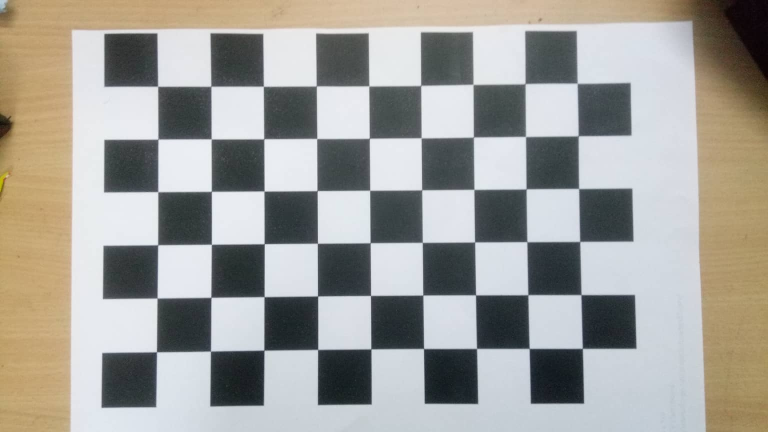
#> input picture Assignment1_Data/im2.jpg, 1536 x 864 px, given in place of IMG_5455.JPG, which was not available (shown at 1/2 size)
$ jupyter execute --allow-errors Camera_Calibration.ipynb   (shell and % lines are left out)   (text cells are left out)
#> lines starting #> are read from the running program, lines starting #| are printed output that depends on the picture; pictures that were not available may be replaced by others from this repository, and a replacement may not be noted
[cell 1]
# Import libraries
import numpy as np
import matplotlib.pyplot as plt
import matplotlib.image as mpimg
import cv2
import random

[cell 2]
im = mpimg.imread('./Assignment1_Data/IMG_5455.JPG')
#> im is the input picture: shape (864, 1536, 3); mean R, G, B 161.2, 159.7, 154.2
plt.imshow(im)

plt.show()

image_points  = [[140,285],[908,338],[1655,391],[2450,431],[3223,465],[4070,535],
               [4945,552],[200,1045],[941,1112],[1682,1159],[2456,1232],[3243,1265],
               [4064,1326],[4878,1392],[661,2100],[1435,2166],[2222,2233],[3043,2306],
               [3877,2380],[4744,2460],[334,2400],[1148,2460],[1995,2547],[2849,2627],
               [3737,2713],[4658,2794],[834,2807],[1722,2907],[2629,2987],[3570,3080],
               [4551,3167],[474,3214],[1408,3314],[2389,3401],[3377,3488],[4437,3614]]
image_points = np.array(image_points)
points = image_points.shape[0]

[cell 3]
im1 = mpimg.imread('./Assignment1_Data/IMG_5455.JPG')
plt.imshow(im1)

plt.plot(image_points[0,0],image_points[0,1],'ro')
plt.show()
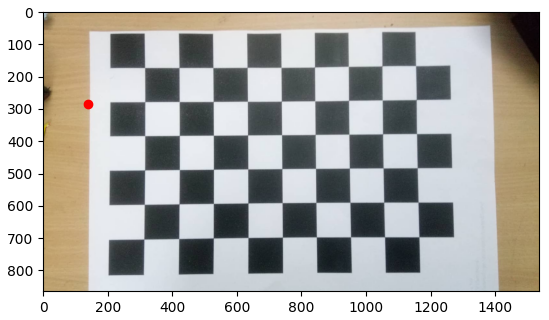
#> figure drawn by matplotlib, 1 panel

#> (the rest of this cell did not finish here and is left out)

[cell 4]
def dlt(world,image):
    pt = world.shape[0]
    mat =  np.zeros((2*pt,12))
    for i in range(pt):
        # even positions
        mat[i*2][:3] = -world[i][:]
        mat[i*2][3] = -1
        mat[i*2][8:11] = image[i][0]*world[i][:]
        mat[i*2][11] = image[i][0]


        # odd positions
        mat[i*2+1][4:7] = -world[i][:]
        mat[i*2+1][7] = -1
        mat[i*2+1][8:11] = image[i][1]*world[i][:]
        mat[i*2+1][11] = image[i][1]

    # Use last row for projection matrix
    U, D, V = np.linalg.svd(mat)
    proj = V[11]
    proj = np.reshape(proj,(3,4))
    proj = proj/proj[2][3]
    return proj

#> (a cell that did not finish here is left out)

[cell 6]
def camera_mat(pr):
    x1 = pr[:,:3]
    print(x1.shape)
    x2 = pr[:,3]
    T = -np.matmul(np.linalg.inv(x1),x2)

    x1 = np.linalg.inv(x1)
    R,K = np.linalg.qr(x1)
    R = np.linalg.inv(R)
    K = np.linalg.inv(K)
    K = K/K[2,2]
    return K,R,T

#> (a cell that did not finish here is left out)

[cell 8]
# generates points using Projection matrix
def reproduce(proj,world):
    pts = world.shape[0]
    World = np.ones((pts,4))
    World[:,:3] = world[:,:]

    f_points = np.zeros((pts,3))
    for i in range(pts):
        f_points[i,:] = np.matmul(proj,World[i,:].T)
        f_points[i,:] /=  f_points[i,2]
    f_points = np.int_(f_points[:,:2])
    return f_points

#> (a cell that did not finish here is left out)

[cell 10]
# calculates error and finds outliers using manhattan distance
def dist(a,b):
    return np.abs(a[0]-b[0]) + np.abs(a[1]-b[1])

def error(proj, world, image):
    theta = 1.5
    pts = image.shape[0]
    W = np.ones((pts,4))
    W[:,:3] = world[:,:]
    count = 0
    for i in range(pts):
        ppoints = np.matmul(proj,W[i,:].T)
        ppoints /= ppoints[2]
        if dist(ppoints[:2],image[i]) < theta:
            count += 1
    return count

[cell 11]
def ransac(image, world):
    N = 100
    pts = image.shape[0]
    image_pts = np.zeros((pts-6,2))
    world_pts = np.zeros((pts-6,3))
    proj_imps = np.zeros((6,2))
    proj_wrps = np.zeros((6,3))
    best_proj = []
    inliers_max = 0
    for i in range(N):
        rand_pt  = random.sample(range(pts),6)
        # print(rand_pt)
        p = 0
        q = 0
        for j in range(pts):
            if j in rand_pt:
                proj_imps[q,:] = image[j,:]
                proj_wrps[q,:] = world[j,:]
                q += 1
            else:
                image_pts[p,:] = image[j,:]
                world_pts[p,:] = world[j,:]
                p += 1
        if(((np.sum(proj_wrps,axis=1))[1] == 0) or ((np.sum(proj_wrps,axis=1))[2] == 0)): continue
        proj = dlt(proj_wrps,proj_imps)
        inliers = error(proj, world_pts, image_pts)

        if (inliers_max < inliers):
            best_proj = proj
            inliers_max = inliers
            print("Iner : " + str(i) + " , Max Inliers : " + str(inliers_max))
    return best_proj

#> (a cell that did not finish here is left out)

[cell 13]
plt.title("Image Points")
plt.imshow(im)
plt.plot(image_points[:,0],image_points[:,1],'go')
plt.show()
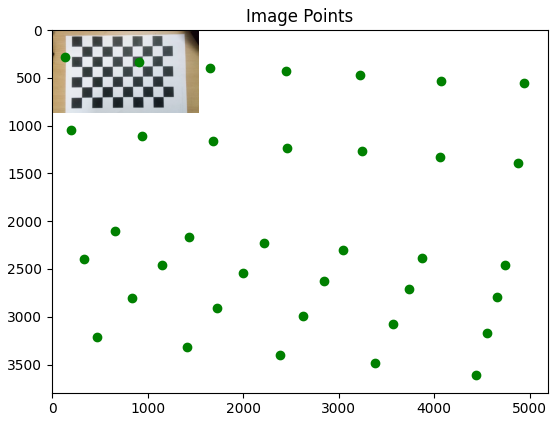
#> figure drawn by matplotlib, 1 panel

plt.title("Generated RANSAC Points")
plt.imshow(im)
#> (the rest of this cell did not finish here and is left out)

#> (a cell that did not finish here is left out)

[cell 15]
arx = [7, 7, 6, 6, 5, 5]
v = 0
plt.imshow(im)
#> (the rest of this cell did not finish here and is left out)

[cell 16]
def imageImport(inipath,number,ext):
    images = []
    for i in range(number[0]):
        c = cv2.imread(inipath + str(number[1]+i) + ext)
        images.append(c)
    return images

[cell 17]
def findCorners(path,shape):
#> called with path = './Assignment1_Data/IMG_5456.JPG'
    chess = cv2.imread(path)
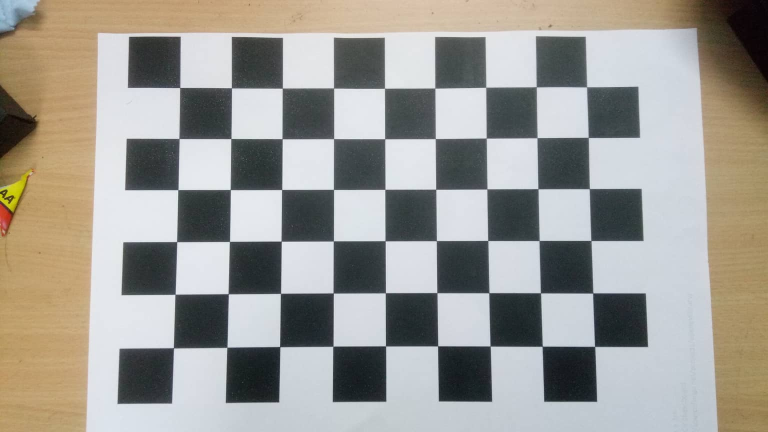
#> input picture Assignment1_Data/im3.jpg, 1536 x 864 px, given in place of IMG_5456.JPG, which was not available (shown at 1/2 size)
#> chess is the input picture: shape (864, 1536, 3); mean B, G, R 148.6, 154.9, 157.2
    plt.imshow(chess)
    plt.title("Corners using in-built function")
    ret, corners = cv2.findChessboardCorners(chess,(shape[0],shape[1]))
#> ret = False; corners = None
    image_chess = corners.reshape(-1,2)
    x, y = np.meshgrid(range(shape[0]),range(shape[1]))
    chess_coord = np.hstack((x.reshape(shape[0]*shape[1],1),y.reshape(shape[0]*shape[1],1),
                             np.zeros((shape[0]*shape[1],1)))).astype(np.float32)
    plt.plot(corners[:,0,0],corners[:,0,1],'go')
    plt.show()
    return chess_coord

[cell 18]
def zhangs(chess_coord1,images,shape):
    im_coord, w_coord = [],[]
    n = len(images)

    for i in range(n):
        ret,corners = cv2.findChessboardCorners(images[i],(shape[0],shape[1]))
        print("Image : " + str(i) + " , ChessBoardFound : " + str(ret))
        if ret:
            im_coord.append(corners)
            w_coord.append(chess_coord1)

    ret, mtx, dist, rvecs, tvecs = cv2.calibrateCamera(w_coord,im_coord,
                                (images[n-1].shape[1],images[n-1].shape[0]), None, None)
    return mtx, rvecs, tvecs

#> (a cell that did not finish here is left out)

[cell 20]
def plot_points(mat1, image, world_coord,no):
    nn = world_coord.shape[0]
    ww = np.zeros((nn,4))
    ww[:,:2] = world_coord[:,:2]
    ww[:,2] = 0
    ww[:,3] = 1

    rotation_mat = np.zeros((3,3))
    R = cv2.Rodrigues(mat1[1][no], rotation_mat)[0]
    P = np.column_stack((np.matmul(mat1[0],R), np.matmul(mat1[0], mat1[2][no])))
    P = P/P[2,3]

    projected_point = np.zeros((nn, 3))

    for i in range(nn):
        projected_point[i,:] = np.matmul(P, ww[i,:])
        projected_point[i,:] = projected_point[i,:] / projected_point[i,2]

    plt.imshow(image[no])
    plt.title("Projected points using Zhangs Method")
    plt.plot(projected_point[:,0],projected_point[:,1],'go')
    plt.show()
    return projected_point

#> (a cell that did not finish here is left out)

#> (a cell that did not finish here is left out)

[cell 23]
plt.imshow(im)
orign_W = [0,0,0,1]
#> (the rest of this cell did not finish here and is left out)

[cell 24]
img = cv2.imread('./Assignment1_Data/im1.jpg')
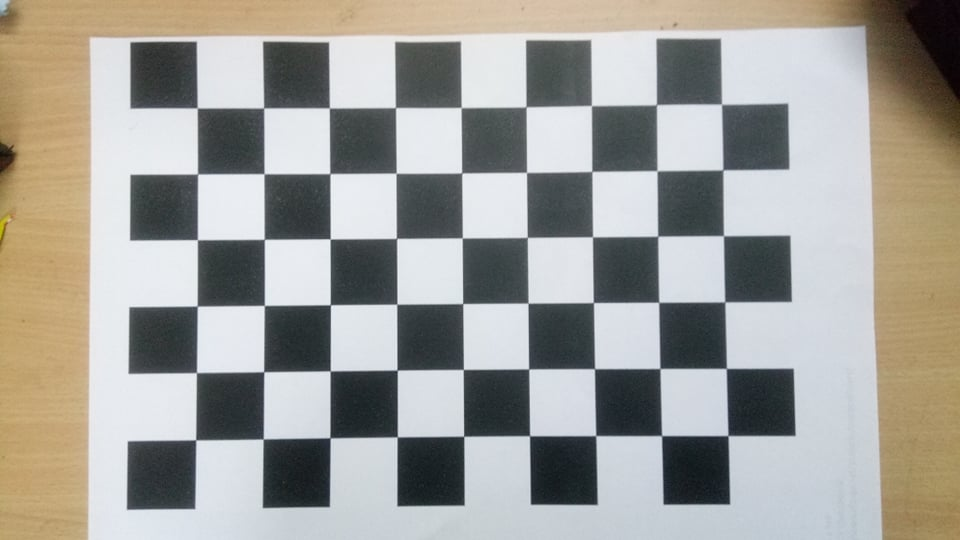
#> input picture Assignment1_Data/im1.jpg, 960 x 540 px
#> img is the input picture: shape (540, 960, 3); mean B, G, R 153.7, 159.5, 161
plt.imshow(img)
plt.title("Chess Board Image")
plt.show()

_, corners = cv2.findChessboardCorners(img,(6,9))
#> corners = 54 rows, first 8: [195.7, 440], [196.9, 372.2], [197, 305.7], [197.5, 239.6], [197.6, 173.9], [197.4, 107.7], [262.9, 439.3], [264.1, 371.9]
image_chess = corners.reshape(-1,2)
#> image_chess = 54 pairs, first value 195.7 to 728.1, second value 104.5 to 440
print("Image Point Coordinates")
print(image_chess)
#> (printed output is left out)

[cell 25]
img_dot = cv2.imread('./Assignment1_Data/IMG_DOTS.jpg')
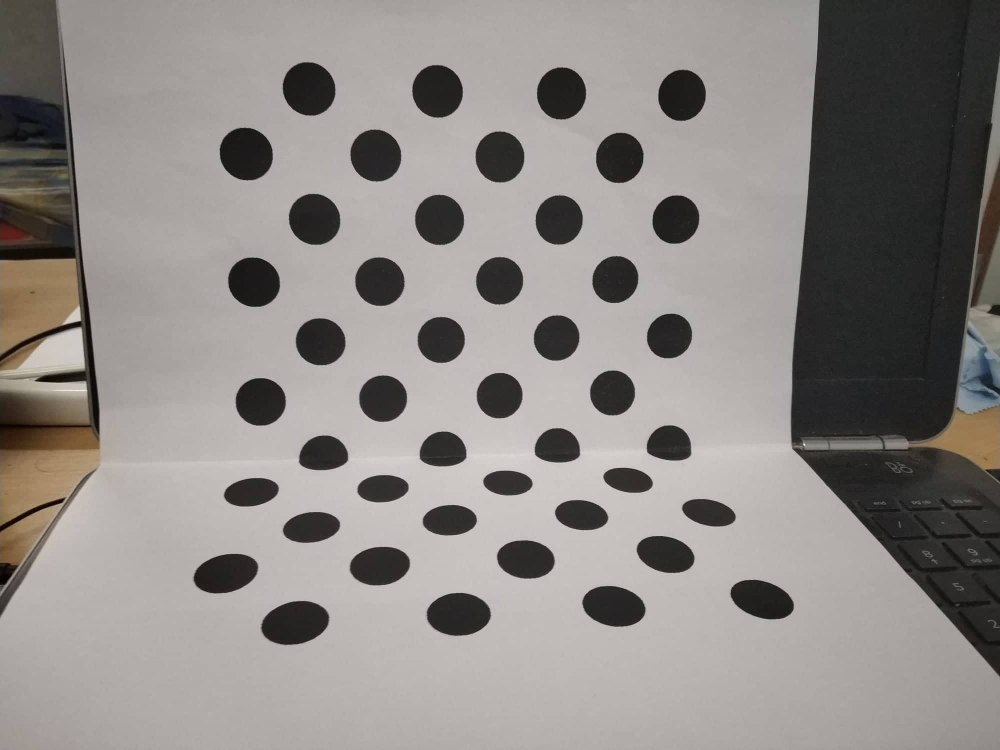
#> input picture Assignment1_Data/IMG_DOTS.jpg, 2000 x 1500 px (shown at 1/2 size)
#> img_dot is the input picture: shape (1500, 2000, 3); mean B, G, R 134, 137.2, 141.8
plt.imshow(img_dot)
plt.title("DOTS Image")
plt.show()

world_points2 = np.array([[7,5,0],[5,5,0],[3,5,0],[1,5,0],[7,3,0],[5,3,0],[3,3,0],[1,3,0],
                          [7,1,0],[5,1,0],[3,1,0],[1,1,0],[7,0,1],[5,0,1],[3,0,1],[1,0,1],
                          [7,0,3],[5,0,3],[3,0,3],[1,0,3]])

image_points2 = np.array([[490,312],[748,307],[996,310],[1238,314],[504,562],[756,560],[994,560],[1230, 558],
                        [515,802],[765,793],[1000,787],[1225,785],[500,978],[763,972],[1013,960],[1255,955],
                        [449,1140],[758,1125],[1050,1113],[1331, 1101]])

[cell 26]
PROJ_DLT_my = dlt(world_points2, image_points2)
print("DLT Projection Matrix")
print(PROJ_DLT_my)
KRT_my = camera_mat(PROJ_DLT_my)
print("\nK",KRT_my[0])
print("\nR",KRT_my[1])
print("\nT",KRT_my[2])

dlt_points1 = reproduce(PROJ_DLT_my, world_points2)
print("\nDLT Generated Image Points :")
print(dlt_points1.T)

plt.title("Image Points")
plt.imshow(img_dot)
plt.plot(image_points2[:,0],image_points2[:,1],'go')
plt.show()
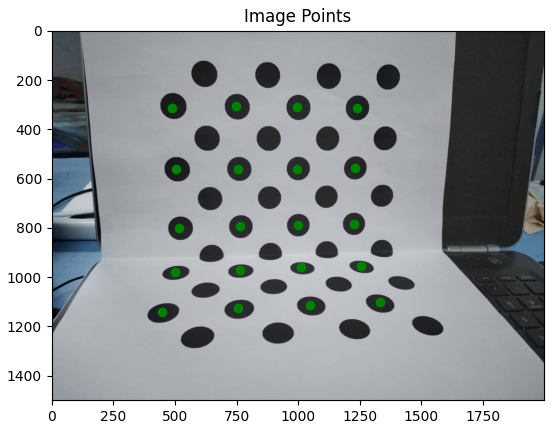
#> figure drawn by matplotlib, 1 panel; B, G, R data is drawn as R, G, B

plt.title("DLT Generated Points")
plt.imshow(img_dot)
plt.plot(dlt_points1[:,0],dlt_points1[:,1],'ro')
plt.show()
#> figure, not shown here; B, G, R data is drawn as R, G, B

[cell 27]
PROJ_RANSAC_my = ransac(image_points2, world_points2)
print("\nRANSAC Projection Matrix")
print(PROJ_RANSAC_my)
KRT_RANSAC_my = camera_mat(PROJ_RANSAC_my)
RANSAC_points_my = reproduce(PROJ_RANSAC_my, world_points2)
print("\nRANSAC Generated points")
print(RANSAC_points_my)

[cell 28]
plt.title("Image Points")
plt.imshow(img_dot)
plt.plot(image_points2[:,0],image_points2[:,1],'go')
plt.show()

plt.title("Generated RANSAC Points")
plt.imshow(img_dot)
plt.plot(RANSAC_points_my[:,0],RANSAC_points_my[:,1],'ro')
plt.show()
#> figure, not shown here; B, G, R data is drawn as R, G, B

[cell 29]
plt.imshow(img_dot)
plt.title("Wireframe Image")
for i in range(5):
    plt.plot(RANSAC_points_my[i*4:i*4+4,0],RANSAC_points_my[i*4:i*4+4,1],'go-')

for i in range(4):
    plt.plot([RANSAC_points_my[j*4+i,0] for j in range(5)],[RANSAC_points_my[j*4+i,1] for j in range(5)],'go-')
plt.show()
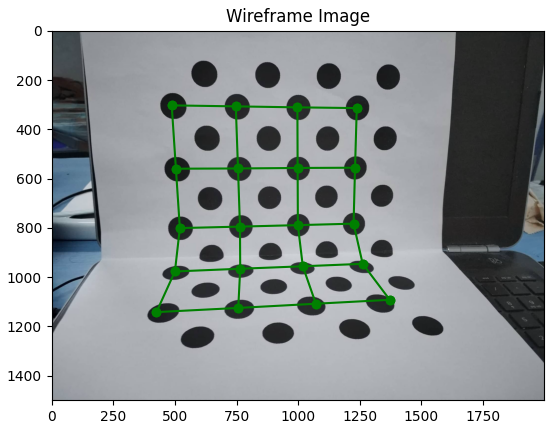
#> figure drawn by matplotlib, 1 panel; B, G, R data is drawn as R, G, B

[cell 30]
world_chess1 = findCorners('./Assignment1_Data/im1.jpg',[6,9])
#> call 2 of findCorners, with path = './Assignment1_Data/im1.jpg'
#> in findCorners (call 2), `ret, corners = cv2.findChessboardCorners(chess,(shape[0],shape[1]))`: ret = True
#> in findCorners (call 2), `plt.show()`:
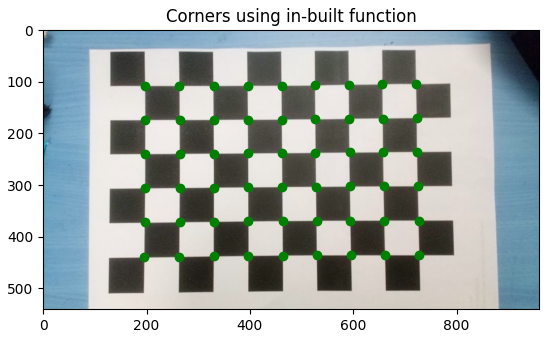
#> figure drawn by matplotlib, 1 panel; B, G, R data is drawn as R, G, B
chess_images1 = imageImport('./Assignment1_Data/im',[6,1],'.jpg')
